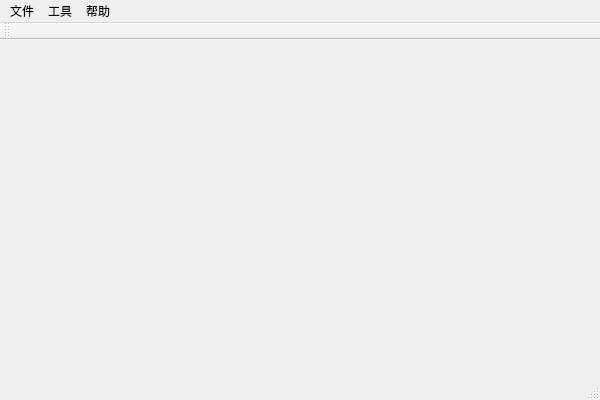
<?xml version="1.0" encoding="UTF-8"?>
<ui version="4.0">
 <class>QtSipPhoneClass</class>
 <widget class="QMainWindow" name="QtSipPhoneClass">
  <property name="geometry">
   <rect>
    <x>0</x>
    <y>0</y>
    <width>600</width>
    <height>400</height>
   </rect>
  </property>
  <property name="windowTitle">
   <string>QtSipPhone</string>
  </property>
  <widget class="QWidget" name="centralWidget"/>
  <widget class="QMenuBar" name="menuBar">
   <property name="geometry">
    <rect>
     <x>0</x>
     <y>0</y>
     <width>600</width>
     <height>26</height>
    </rect>
   </property>
   <widget class="QMenu" name="menu">
    <property name="title">
     <string>文件</string>
    </property>
    <addaction name="actionSet"/>
    <addaction name="separator"/>
    <addaction name="actionExit"/>
   </widget>
   <widget class="QMenu" name="menu_2">
    <property name="title">
     <string>工具</string>
    </property>
    <addaction name="actionCall1"/>
    <addaction name="actionCall2"/>
   </widget>
   <widget class="QMenu" name="menu_3">
    <property name="title">
     <string>帮助</string>
    </property>
    <addaction name="actionAbout"/>
   </widget>
   <addaction name="menu"/>
   <addaction name="menu_2"/>
   <addaction name="menu_3"/>
  </widget>
  <widget class="QToolBar" name="mainToolBar">
   <attribute name="toolBarArea">
    <enum>TopToolBarArea</enum>
   </attribute>
   <attribute name="toolBarBreak">
    <bool>false</bool>
   </attribute>
  </widget>
  <widget class="QStatusBar" name="statusBar"/>
  <action name="actionSet">
   <property name="text">
    <string>设置</string>
   </property>
  </action>
  <action name="actionExit">
   <property name="text">
    <string>退出</string>
   </property>
  </action>
  <action name="actionCall1">
   <property name="text">
    <string>电话1</string>
   </property>
  </action>
  <action name="actionCall2">
   <property name="text">
    <string>电话2</string>
   </property>
  </action>
  <action name="actionAbout">
   <property name="text">
    <string>关于</string>
   </property>
  </action>
 </widget>
 <layoutdefault spacing="6" margin="11"/>
 <resources>
  <include location="qtsipphone.qrc"/>
 </resources>
 <connections/>
</ui>
